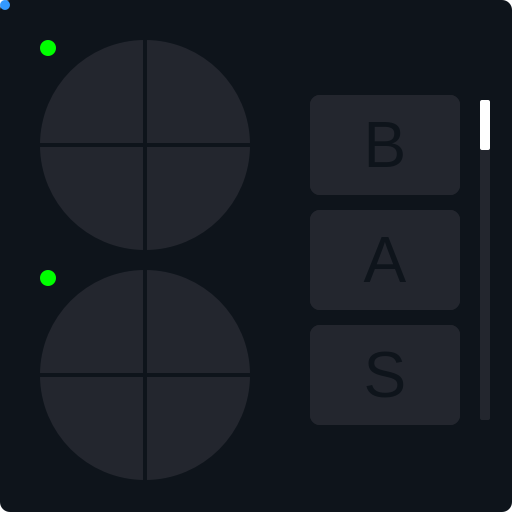
<?xml version="1.0" encoding="UTF-8"?>
<ui version="4.0">
 <class>vr_overlayClass</class>
 <widget class="QWidget" name="vr_overlayClass">
  <property name="geometry">
   <rect>
    <x>0</x>
    <y>0</y>
    <width>512</width>
    <height>512</height>
   </rect>
  </property>
  <property name="sizePolicy">
   <sizepolicy hsizetype="Fixed" vsizetype="Fixed">
    <horstretch>0</horstretch>
    <verstretch>0</verstretch>
   </sizepolicy>
  </property>
  <property name="windowTitle">
   <string>vr_overlay</string>
  </property>
  <property name="styleSheet">
   <string notr="true">QWidget#vr_overlayClass
{
	background-color: transparent;
	border: 0px;
}</string>
  </property>
  <widget class="QFrame" name="frame">
   <property name="geometry">
    <rect>
     <x>0</x>
     <y>0</y>
     <width>512</width>
     <height>512</height>
    </rect>
   </property>
   <property name="styleSheet">
    <string notr="true">QFrame#frame
{
	background-color: rgb(14, 20, 27);
	border-radius: 10px;
}</string>
   </property>
   <property name="frameShape">
    <enum>QFrame::StyledPanel</enum>
   </property>
   <property name="frameShadow">
    <enum>QFrame::Raised</enum>
   </property>
   <widget class="QFrame" name="m_pressureArea">
    <property name="geometry">
     <rect>
      <x>480</x>
      <y>100</y>
      <width>10</width>
      <height>320</height>
     </rect>
    </property>
    <property name="styleSheet">
     <string notr="true">QFrame
{
	background-color: #23262e;
	border-radius: 2px;
}</string>
    </property>
    <property name="frameShape">
     <enum>QFrame::StyledPanel</enum>
    </property>
    <property name="frameShadow">
     <enum>QFrame::Raised</enum>
    </property>
    <widget class="QFrame" name="m_pressureRectangle">
     <property name="geometry">
      <rect>
       <x>0</x>
       <y>0</y>
       <width>10</width>
       <height>50</height>
      </rect>
     </property>
     <property name="styleSheet">
      <string notr="true">QFrame
{
	background-color: #ffffff;
	border-radius: 2px;
}</string>
     </property>
     <property name="frameShape">
      <enum>QFrame::StyledPanel</enum>
     </property>
     <property name="frameShadow">
      <enum>QFrame::Raised</enum>
     </property>
    </widget>
   </widget>
   <widget class="QFrame" name="m_buttonSys">
    <property name="geometry">
     <rect>
      <x>310</x>
      <y>325</y>
      <width>150</width>
      <height>100</height>
     </rect>
    </property>
    <property name="styleSheet">
     <string notr="true">QFrame
{
	background-color: #23262e;
	border-radius: 10px;
}</string>
    </property>
    <property name="frameShape">
     <enum>QFrame::StyledPanel</enum>
    </property>
    <property name="frameShadow">
     <enum>QFrame::Raised</enum>
    </property>
    <widget class="QLabel" name="label_3">
     <property name="geometry">
      <rect>
       <x>0</x>
       <y>0</y>
       <width>150</width>
       <height>100</height>
      </rect>
     </property>
     <property name="font">
      <font>
       <pointsize>48</pointsize>
      </font>
     </property>
     <property name="styleSheet">
      <string notr="true">QLabel
{
	color: rgb(14, 20, 27);
}</string>
     </property>
     <property name="text">
      <string>S</string>
     </property>
     <property name="alignment">
      <set>Qt::AlignCenter</set>
     </property>
    </widget>
   </widget>
   <widget class="QFrame" name="m_touchpadArea">
    <property name="geometry">
     <rect>
      <x>40</x>
      <y>270</y>
      <width>210</width>
      <height>210</height>
     </rect>
    </property>
    <property name="styleSheet">
     <string notr="true">QFrame
{
	background-color: #23262e;
	border-radius: 105px;
}</string>
    </property>
    <property name="frameShape">
     <enum>QFrame::StyledPanel</enum>
    </property>
    <property name="frameShadow">
     <enum>QFrame::Raised</enum>
    </property>
    <widget class="QFrame" name="frame_5">
     <property name="geometry">
      <rect>
       <x>0</x>
       <y>103</y>
       <width>210</width>
       <height>4</height>
      </rect>
     </property>
     <property name="styleSheet">
      <string notr="true">QFrame
{
	background-color: rgb(14, 20, 27);
}</string>
     </property>
     <property name="frameShape">
      <enum>QFrame::StyledPanel</enum>
     </property>
     <property name="frameShadow">
      <enum>QFrame::Raised</enum>
     </property>
    </widget>
    <widget class="QFrame" name="frame_6">
     <property name="geometry">
      <rect>
       <x>103</x>
       <y>0</y>
       <width>4</width>
       <height>210</height>
      </rect>
     </property>
     <property name="styleSheet">
      <string notr="true">QFrame
{
	background-color: rgb(14, 20, 27);
}</string>
     </property>
     <property name="frameShape">
      <enum>QFrame::StyledPanel</enum>
     </property>
     <property name="frameShadow">
      <enum>QFrame::Raised</enum>
     </property>
    </widget>
    <widget class="QFrame" name="m_touchpadCursor">
     <property name="geometry">
      <rect>
       <x>0</x>
       <y>0</y>
       <width>16</width>
       <height>16</height>
      </rect>
     </property>
     <property name="styleSheet">
      <string notr="true">QFrame
{
	background-color: rgb(0, 255, 0);
	border-radius: 8px;
}</string>
     </property>
     <property name="frameShape">
      <enum>QFrame::StyledPanel</enum>
     </property>
     <property name="frameShadow">
      <enum>QFrame::Raised</enum>
     </property>
    </widget>
   </widget>
   <widget class="QFrame" name="m_buttonA">
    <property name="geometry">
     <rect>
      <x>310</x>
      <y>210</y>
      <width>150</width>
      <height>100</height>
     </rect>
    </property>
    <property name="styleSheet">
     <string notr="true">QFrame
{
	background-color: #23262e;
	border-radius: 10px;
}</string>
    </property>
    <property name="frameShape">
     <enum>QFrame::StyledPanel</enum>
    </property>
    <property name="frameShadow">
     <enum>QFrame::Raised</enum>
    </property>
    <widget class="QLabel" name="label_2">
     <property name="geometry">
      <rect>
       <x>0</x>
       <y>0</y>
       <width>150</width>
       <height>100</height>
      </rect>
     </property>
     <property name="font">
      <font>
       <pointsize>48</pointsize>
      </font>
     </property>
     <property name="styleSheet">
      <string notr="true">QLabel
{
	color: rgb(14, 20, 27);
}</string>
     </property>
     <property name="text">
      <string>A</string>
     </property>
     <property name="alignment">
      <set>Qt::AlignCenter</set>
     </property>
    </widget>
   </widget>
   <widget class="QFrame" name="m_buttonB">
    <property name="geometry">
     <rect>
      <x>310</x>
      <y>95</y>
      <width>150</width>
      <height>100</height>
     </rect>
    </property>
    <property name="styleSheet">
     <string notr="true">QFrame
{
	background-color: #23262e;
	border-radius: 10px;
}</string>
    </property>
    <property name="frameShape">
     <enum>QFrame::StyledPanel</enum>
    </property>
    <property name="frameShadow">
     <enum>QFrame::Raised</enum>
    </property>
    <widget class="QLabel" name="label">
     <property name="geometry">
      <rect>
       <x>0</x>
       <y>0</y>
       <width>150</width>
       <height>100</height>
      </rect>
     </property>
     <property name="font">
      <font>
       <pointsize>48</pointsize>
      </font>
     </property>
     <property name="styleSheet">
      <string notr="true">QLabel
{
	color: rgb(14, 20, 27);
}</string>
     </property>
     <property name="text">
      <string>B</string>
     </property>
     <property name="alignment">
      <set>Qt::AlignCenter</set>
     </property>
    </widget>
   </widget>
   <widget class="QFrame" name="m_thumbstickArea">
    <property name="geometry">
     <rect>
      <x>40</x>
      <y>40</y>
      <width>210</width>
      <height>210</height>
     </rect>
    </property>
    <property name="styleSheet">
     <string notr="true">QFrame
{
	background-color: #23262e;
	border-radius: 105px;
}</string>
    </property>
    <property name="frameShape">
     <enum>QFrame::StyledPanel</enum>
    </property>
    <property name="frameShadow">
     <enum>QFrame::Raised</enum>
    </property>
    <widget class="QFrame" name="frame_2">
     <property name="geometry">
      <rect>
       <x>0</x>
       <y>103</y>
       <width>210</width>
       <height>4</height>
      </rect>
     </property>
     <property name="styleSheet">
      <string notr="true">QFrame
{
	background-color: rgb(14, 20, 27);
}</string>
     </property>
     <property name="frameShape">
      <enum>QFrame::StyledPanel</enum>
     </property>
     <property name="frameShadow">
      <enum>QFrame::Raised</enum>
     </property>
    </widget>
    <widget class="QFrame" name="frame_3">
     <property name="geometry">
      <rect>
       <x>103</x>
       <y>0</y>
       <width>4</width>
       <height>210</height>
      </rect>
     </property>
     <property name="styleSheet">
      <string notr="true">QFrame
{
	background-color: rgb(14, 20, 27);
}</string>
     </property>
     <property name="frameShape">
      <enum>QFrame::StyledPanel</enum>
     </property>
     <property name="frameShadow">
      <enum>QFrame::Raised</enum>
     </property>
    </widget>
    <widget class="QFrame" name="m_thumbstickCursor">
     <property name="geometry">
      <rect>
       <x>0</x>
       <y>0</y>
       <width>16</width>
       <height>16</height>
      </rect>
     </property>
     <property name="styleSheet">
      <string notr="true">QFrame
{
	background-color: rgb(0, 255, 0);
	border-radius: 8px;
}</string>
     </property>
     <property name="frameShape">
      <enum>QFrame::StyledPanel</enum>
     </property>
     <property name="frameShadow">
      <enum>QFrame::Raised</enum>
     </property>
    </widget>
   </widget>
   <widget class="QFrame" name="m_cursor">
    <property name="geometry">
     <rect>
      <x>0</x>
      <y>0</y>
      <width>10</width>
      <height>10</height>
     </rect>
    </property>
    <property name="styleSheet">
     <string notr="true">QFrame
{
	background-color: #3399ff;
	border-radius: 5px;
}</string>
    </property>
    <property name="frameShape">
     <enum>QFrame::StyledPanel</enum>
    </property>
    <property name="frameShadow">
     <enum>QFrame::Raised</enum>
    </property>
   </widget>
  </widget>
 </widget>
 <layoutdefault spacing="6" margin="11"/>
 <resources/>
 <connections/>
</ui>
